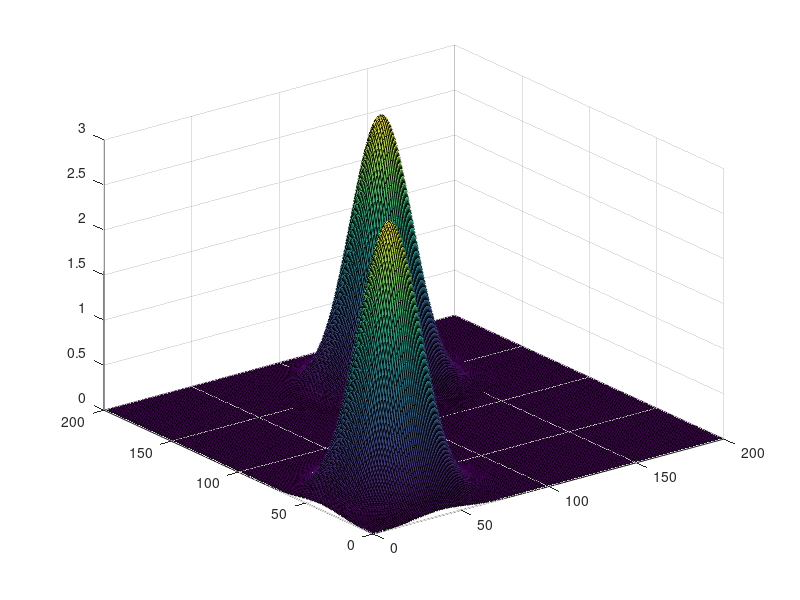

MATLAB code to generate this figure: (Note: this script raises an error after producing the figure.)
%% Fast, efficient approximation for SWE.


clear all
clc

%% This is my first cell, create constants, and grid. 
%Constants
g=9.81; % units of gravity are m/s^2


%Grid length, number and spacing
Lx=200;
Ly=200;
nx=201;
ny=201;

dx=Lx/(nx-1);
dy=Ly/(ny-1);
% set up finite-difference mesh or grid:



[x y] = meshgrid(linspace(0,Lx,nx),linspace(0,Ly,ny));

whos

%plot(x,y, 'r.')  %plot shows resolution of Grid.

%% Spaces para las etas.


eta=zeros(nx,ny);  up=zeros(nx,ny);  vp=zeros(nx,ny);
etam=zeros(nx,ny);  u=zeros(nx,ny);   v=zeros(nx,ny);   
etap=zeros(nx,ny); um=zeros(nx,ny);  vm=zeros(nx,ny);






%% Initial condition. etam at t=0.

%Move the initial column of water around by changing io and jo. 
%k will change the width of the column
io=40;
jo=40;
mo=150;
no=120;
k=20;

%initial setup
for i=1:nx 
   for j=1:ny
       h1=3*exp((-((i-io)^2 + (j-jo)^2))/(k^2));
       h2=3*exp((-((i-mo)^2 + (j-no)^2))/(k^2));
       if (h1>h2)
           etam(i,j)=h1;
       else
           etam(i,j)=h2;
       end
           
       
   end
end


eta=etam;
%this is what your initial condition looks like...
surf(x,y,eta)
%%  Move thru time.  Make plots.
dt=.5;
Nsteps=500;



for n=1:Nsteps
    t=n*dt;


    
    for i=2:nx-1
        for j=2:ny-1
    up(i,j)=um(i,j)-g*(dt/dx)*(eta(i+1,j)-eta(i-1,j));
    vp(i,j)=vm(i,j)-g*(dt/dy)*(eta(i,j+1)-eta(i,j-1));
    
    etap(i,j)=2*eta(i,j)-etam(i,j)+(((2*dt^2/dx*dy))*...
            (eta(i+1,j)+eta(i-1,j)+eta(i,j+1)+eta(i,j-1)-4*eta(i,j)));

        end
    end
    


 etam=eta;
 eta=etap;
 

%% reflective boundaries  
eta(:,1) = eta(:,2);      up(:,1) = up(:,2);       vp(:,1) = -vp(:,2);
eta(:,ny) = eta(:,ny-1);  up(:,ny) = up(:,ny-1);   vp(:,ny) = -vp(:,ny-1);
eta(1,:) = eta(2,:);      up(1,:) = -up(2,:);      vp(1,:) = vp(2,:);
eta(nx,:) = eta(nx-1,:);  up(nx,:) = -up(nx-1,:);  vp(nx,:) = vp(nx-1,:);


 
 %% draw figure
f = figure(1);
f.Position = [100 100 1280 720];


subplot(1,2,1)
z=etap;
surf(x,y,eta)

colormap('Gray')
zlim([-5 5])
shading interp

zlabel('H +/- \eta')

subplot(1,2,2)
surf(x,y,eta)

view(0,90)
shading flat

xlabel('Width (m)')
ylabel('Width (m)')



end









